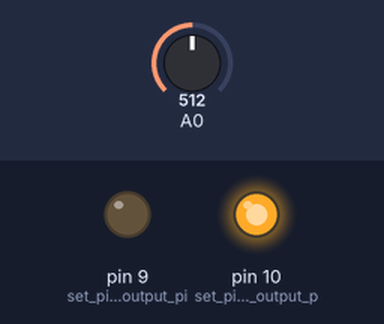
Bench run of a sketch on a simulated Arduino Uno, built with avr-gcc and run on an emulated ATmega328P. Shown: output pins drawn as LEDs (lit = HIGH). Inputs (shaded band) come from the test bench; at power-on: A0 = 512.

Above: at 1.2 s.
1.3 s: A0 set to 708
2.8 s: A0 set to 734
At 3.7 s:
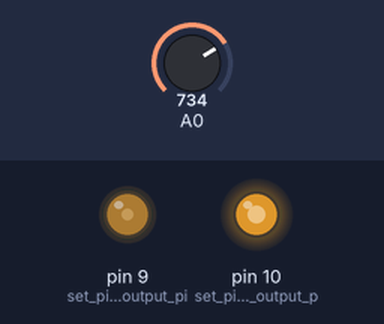
4.3 s: A0 set to 716
At 4.8 s:
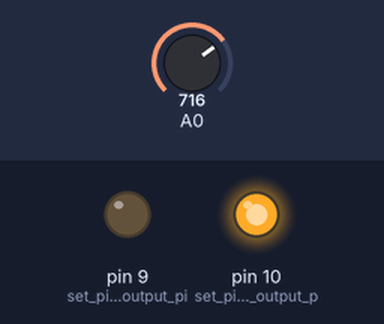
5.8 s: A0 set to 900
At 7.0 s:
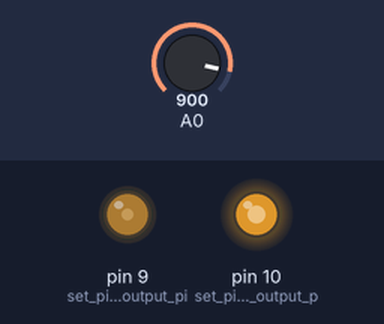
7.3 s: A0 set to 511
At 8.3 s:
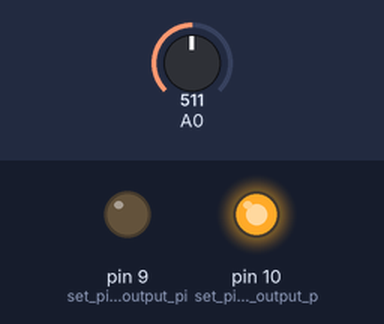
Timing chart, 0 to 9.8 s (numbered marks = the images above; inputs shaded):
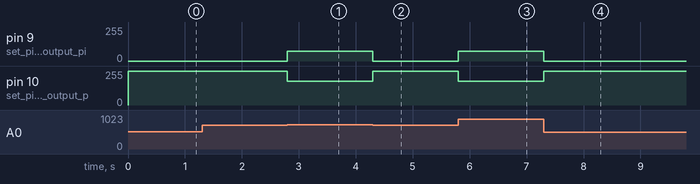

Measured:
- the behaviour switches between 724 and 725 on A0 (found by bisection; images 0 and 1)
- after the input at 1.3 s, every drawn part: stays the same
- after the input at 2.8 s, pin 9 (set_pin_9_as_an_output_pi): 0/255 → 75/255 at once; pin 10 (set_pin_10_as_an_output_p): 255/255 → 180/255 at once
- after the input at 4.3 s, pin 9 (set_pin_9_as_an_output_pi): 75/255 → 0/255 at once; pin 10 (set_pin_10_as_an_output_p): 180/255 → 255/255 at once
- after the input at 5.8 s, pin 9 (set_pin_9_as_an_output_pi): 0/255 → 75/255 at once; pin 10 (set_pin_10_as_an_output_p): 255/255 → 180/255 at once
- after the input at 7.3 s, pin 9 (set_pin_9_as_an_output_pi): 75/255 → 0/255 at once; pin 10 (set_pin_10_as_an_output_p): 180/255 → 255/255 at once

The sketch:

pwm_by_l290d.ino
```cpp
#include "TimerOne.h"              // include TimerOne.h
#define low_battery_voltage 10.2   // define high battery voltage limit as 14.2
#define high_battery_voltage 14.4  // define low battery voltage limit as 10.2
int dutycycle = 0;                 // Initailize duty cylce variable as integer data type
int sense_value = 0;               // Initialize sense_value variable to capture the
                                   // adc reading of battery voltage(range from 0 to 1023)
float battery_voltage = 0.0;       // Initialize battery_voltage variable as a float data type to
                                   // convert sense_value to actual battery voltage

void setup()               // Setup function
{
pinMode(9, OUTPUT);      // set pin 9 as an output pin for pwm
pinMode(10, OUTPUT);       // set pin 10 as an output pin  for pwmm
Timer1.initialize(20000);  // Initailize timer1 time period  as 20 milli second(50 Hz frequency)
Timer1.attachInterrupt(battery_voltage_measurement);
// battery_voltage_measurement function will be executed every 20 milli second using timer 1 overflow interrupt
TCCR1A = (TCCR1A & 0x0F) | 0xB0;  // set pin 10 inverted of pin 9
}

void battery_voltage_measurement()  //battery_voltage_measurement function starts
{
  sense_value = (analogRead(A0));  // read battery voltage on pin A0 & capture that value in sense_value variable { warning - arduino pin accept only upto 5v so don't forget to map upper
  //  battery volatge i.e 14.2v to 5v using voltage divider resistor network }
  battery_voltage = sense_value * (14.4 / 1023.0);       // convert sense_value  (0 to 1023) to range(0 to 14.2)
  if (battery_voltage < 14.4 && battery_voltage > 10.2)  // if battery voltage is under limit i.e between 10.2 and 14.2 then dutycycle will be 150
  {
    dutycycle = 300;
  }


  else if (battery_voltage < 10.2 || battery_voltage > 14.4)  // if battery voltage is below 10.2v or   // above 14.2v,
  {
    dutycycle = 0;  //set the duty cycle // to 0 and inverter will go in cutoff mode
  }
}
// battery_voltage_measurement function ends


void loop()  //loop function starts
{
  Timer1.pwm(9, dutycycle, 20000);  // Timer1.pwm  function takes argument as(pin no., dutycycle, time period)
  Timer1.pwm(10, 1023 - dutycycle, 20000);
}
// loop function ends
```
